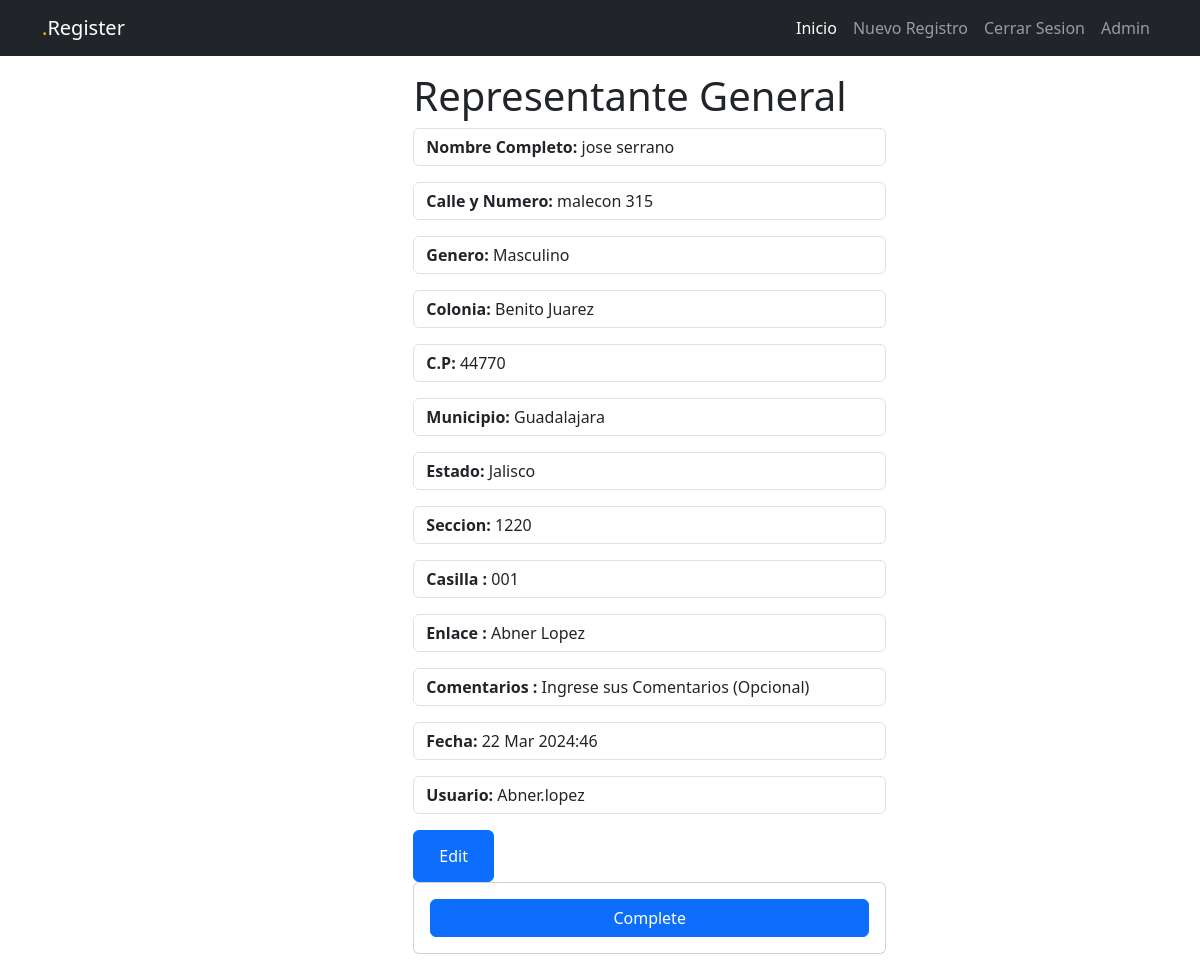
Screenshot of /tasks/18/ (signed in) with the database file from the repository.
### tasks/models.py (models this page shows, shortened)
class Task(models.Model):
    participacion = models.CharField(max_length=100, null=False, blank=False, choices=puesto_status)
    nombre_completo = models.CharField(max_length=150)
    edad = models.IntegerField(null= False, blank=False, choices=age, default=age, help_text = 'Selecciona tu Edad')
    calle_y_numero = models.CharField(max_length=250)
    masculino = models.BooleanField(default=False)
    femenino = models.BooleanField(default=False)
    colonia = models.CharField(max_length=200)
    c_p = models.CharField('C.P', max_length=250)
    municipio = models.CharField(max_length=250, null=False, blank=False, choices=municipio_status, default=None)
    estado = models.CharField(max_length=250, null=False, blank=False, choices=estado_status, default= None)
    num_seccion = models.IntegerField('Nº de Seccion', null=False, blank=False, choices=seccion_status, help_text='Selecciona una Seccion' )
    num_casilla = models.CharField('Nº de Casilla',max_length=250, blank=True, help_text='Ingresa Num de Casilla',)
    nombre_enlace = models.CharField(max_length=250, null=False, blank=False, choices=coordinador_status, help_text='Selecciona tu Coordinador',)
    description = models.TextField('Comentarios',blank=True, default= 'Ingrese sus Comentarios (Opcional)')
    created = models.DateTimeField(auto_now_add=True)
    datecompleted = models.DateTimeField('Fecha',null=True, help_text='Ejemplo: yyyy-mm-dd')
    important = models.BooleanField(default=False)
    user = models.ForeignKey(User, on_delete=models.CASCADE)

### tasks/views.py (the view)
# urls.py: path('tasks/<int:task_id>/', views.task_detail, name='task_detail'),
@login_required
def task_detail(request, task_id):
    task = get_object_or_404(Task, pk=task_id, user=request.user)
    return render(request, 'task_detail.html', {'task': task})

### tasks/templates/task_detail.html (shortened to what this page needs)
{% extends "base.html" %}
{% block content %}
<main class="container-center padding-3 m-3">
    <div class="row">
        <div class= "col-md-5 offset-md-4">
            <h1 >{{task.participacion}}</h1>
            <p class="form-control"><span class="container-between"><b>Nombre Completo:</b> </span>{{task.nombre_completo}}</p>
            <p class="form-control"><span class="container-between"><b>Calle y Numero:</b> </span>{{task.calle_y_numero}}</p>
            {% if task.masculino %}
                <p class="form-control"><span class="container-between"><b>Genero:</b> </span>Masculino</p>
            {% else %}
                <p class="form-control"><span class="container-between"><b>Genero:</b> </span>Femenino</p>
            {% endif %}
            <p class="form-control"><span class="container-between"><b>Colonia:</b> </span>{{task.colonia}}</p>
            <p class="form-control"><span class="container-between"><b>C.P:</b> </span>{{task.c_p}}</p>
            <p class="form-control"><span class="container-between"><b>Municipio:</b> </span>{{task.municipio}}</p>
            <p class="form-control"><span class="container-between"><b>Estado:</b> </span>{{task.estado}}</p>
            <p class="form-control"><span class="container-between"><b>Seccion:</b> </span>{{task.num_seccion}}</p>
            <p class="form-control"><span class="container-between"><b>Casilla :</b> </span>{{task.num_casilla}}</p>
            <p class="form-control"><span class="container-between"><b>Enlace :</b> </span>{{task.nombre_enlace}}</p>
            <p class="form-control"><span class="container-between"><b>Comentarios :</b> </span>{{task.description}}</p>
            <p class="form-control"><span class="container-between"><b>Fecha:</b> </span>{{task.datecompleted|date:'j M Y:i'}}</p>
            <p class="form-control"><span class="container-between"><b>Usuario:</b> </span>{{task.user.username}}</p>
            {% if user.is_superuser %}
                <a href="{% url 'task_edit' task.id %}" class="btn btn-primary">
                    <button class="btn btn-primary position-relative">
                        Edit
                    </button>
                </a>
                <form action="{% url 'complete_task' task.id %}" method="POST" class="card card-body">
                    <button class="btn btn-primary position-relative">
                        Complete
                    </button>
            {% endif %}
        </div>
    </div>
</main>
{% endblock %}

### tasks/templates/base.html (shortened to what this page needs)
<!DOCTYPE html>
<html lang="es">
<head>
    <link rel="stylesheet" href="https://cdn.jsdelivr.net/npm/bootstrap@5.3.2/dist/css/bootstrap.min.css" rel="stylesheet">
</head>
<body>
    <nav class="navbar navbar-expand-lg bg-dark navbar-dark">
        <div class="container">
            <a class="navbar-brand" href="/"><span class="text-warning fs-14">.</span>Register</a>
            <div class="collapse navbar-collapse" id="navbarNav">
                <ul class="navbar-nav ms-auto">
                    <li class="nav-item">
                        <a href="/" class="nav-link active" aria-current="page">Inicio</a>
                    </li>
                    {% if user.is_authenticated %}
                    <li class="nav-item">
                        <a href="/tasks/create" class="nav-link">Nuevo Registro</a>
                    </li>
                    <li class="nav-item">
                        <a href="{% url 'logout' %}" class="nav-link">Cerrar Sesion</a>
                    </li>
                    <li class="nav-item">
                        <a href="{{'admin'}}" class="nav-link">Admin</a>
                    </li>
                    {% endif %}
                </ul>
            </div>
        </div>
    </nav>
    {% block content %}
    {% endblock %}
</body>
</html>

### rows the page displays
Task: participacion "Representante General", nombre_completo "jose serrano", calle_y_numero "malecon 315", colonia "Benito Juarez", c_p "44770", municipio "Guadalajara", estado "Jalisco", num_seccion "1220", num_casilla "001", nombre_enlace "Abner Lopez", description "Ingrese sus Comentarios (Opcional)", datecompleted "22 Mar 2024:46", user.username "Abner.lopez"
